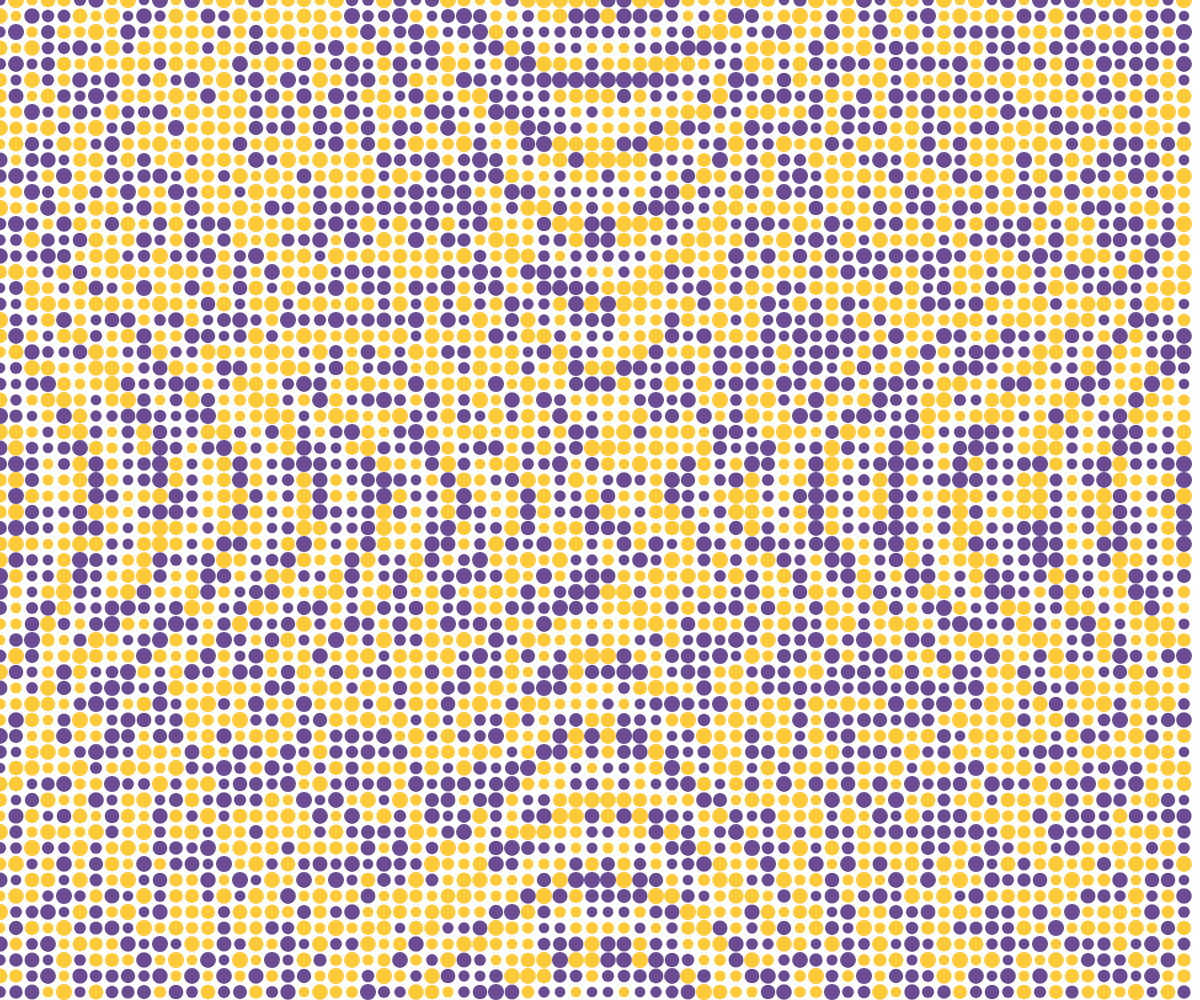
Frame 1 (no input)
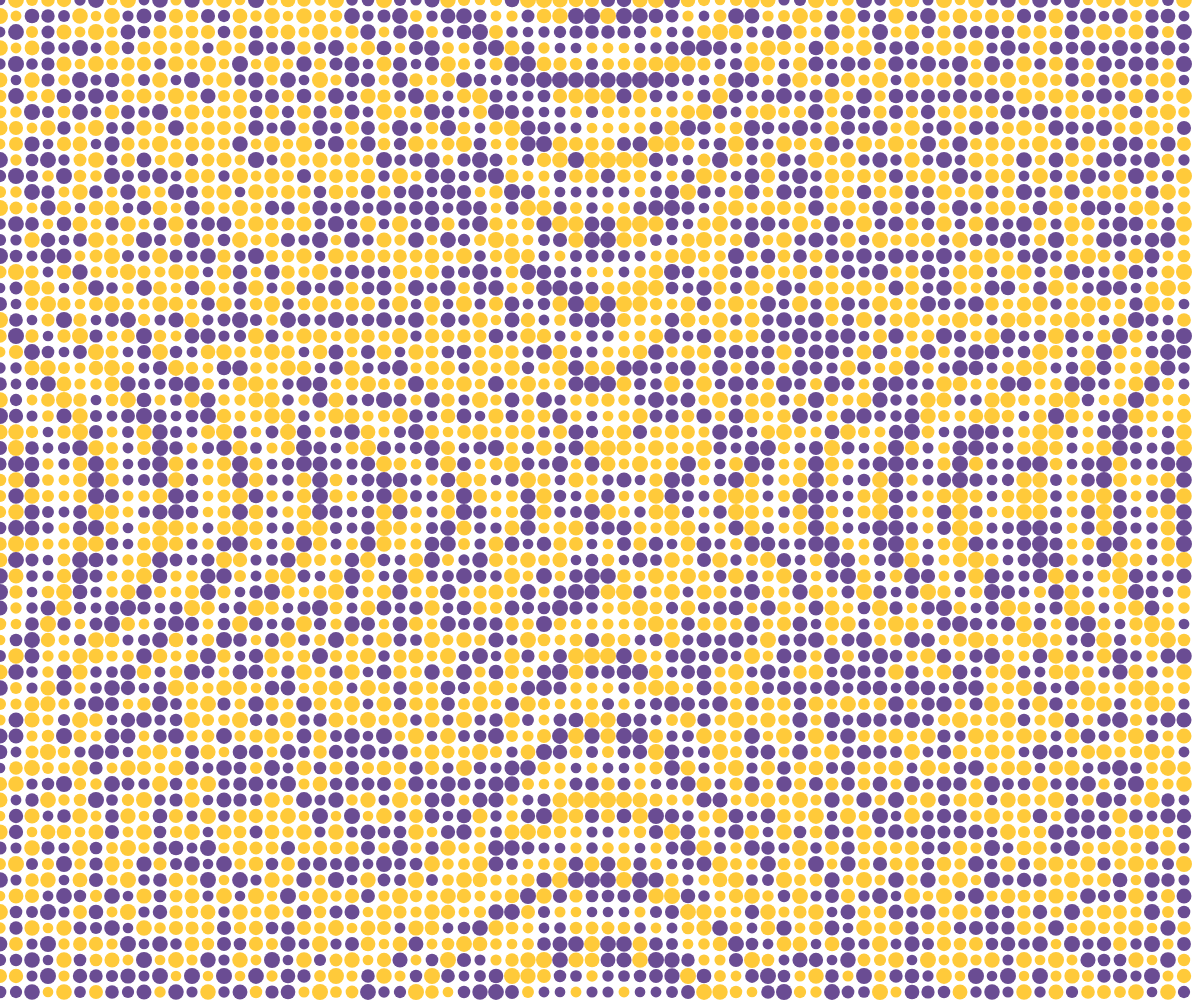
Frame 60 (no input)
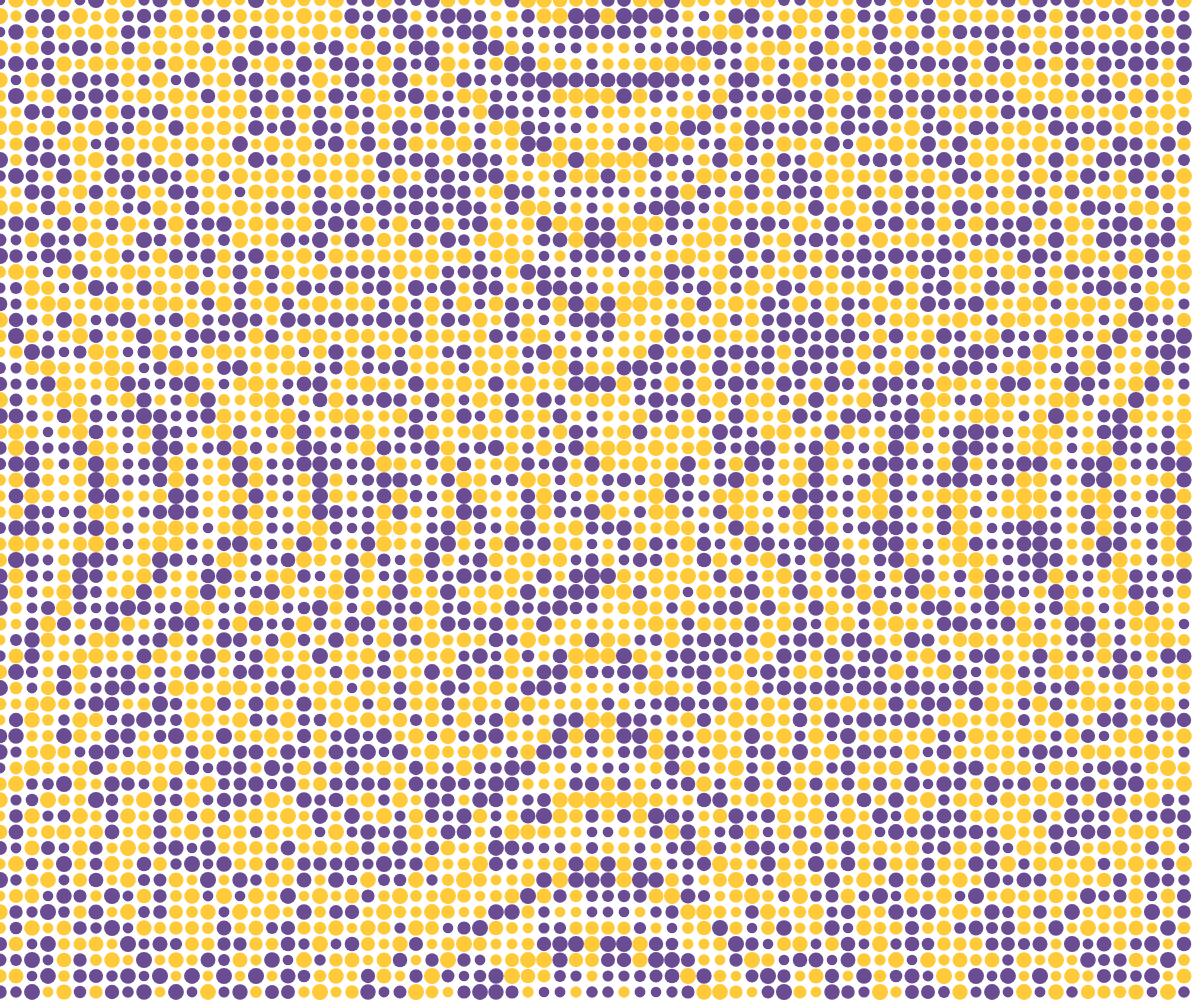
Frame 120 (the mouse pressed at the canvas centre since frame 60)

The p5.js sketch that drew these frames (run headless with seeded random() and noise() and a simulated clock; from frame 60 on, the mouse is pressed at the canvas centre):

// p5.js sketch
// ── sketch.js
// grilla
let resolution = 16,
    columns,
    rows;
colors = [];
// animacion
let maxDistance,
    animModifier = 0.0,
    modifierIncrement = 0.1,
    offsetSize = -40,
    offsetRate = 200,
    maxGap = -5,
    maxSize = 1;

function setup() {
    createCanvas(windowWidth, windowHeight);

    columns = ceil(windowWidth / resolution);
    rows = ceil(windowHeight / resolution);

    colors = make2DArray(columns, rows);
    for (let i = 0; i < columns; i++) {
        for (let j = 0; j < rows; j++) {
            let c = floor(random(2));
            c === 1 ? (colors[i][j] = "#6a4c93") : (colors[i][j] = "#ffca3a");
        }
    }

    maxDistance = dist(
        windowWidth / 2,
        windowHeight / 2,
        windowWidth,
        windowHeight
    );

    frameRate(30);
    noStroke();

    ellipseMode(CENTER);
}

function make2DArray(c, r) {
    let newArray = new Array(c);

    for (let i = 0; i < newArray.length; i++) {
        newArray[i] = new Array(r);
    }
    return newArray;
}

function windowResized() {
    resizeCanvas(windowWidth, windowHeight);
}

function draw() {
    background(255);

    animModifier += modifierIncrement;

    // dibujar circulos
    for (let i = 0; i < columns; i++) {
        for (let j = 0; j < rows; j++) {
            push();
            let x = i * resolution,
                y = j * resolution;

            // distancia desde el centro
            let distance = dist(x, y, windowWidth / 2, windowHeight / 2),
                // offset para animacion basado en la distancia
                offset = map(distance, 0, maxDistance, offsetSize, offsetRate),
                sizeMod = map(
                    sin(animModifier + offset),
                    maxGap,
                    maxSize,
                    0,
                    resolution
                );

            fill(colors[i][j]);
            ellipse(x, y, sizeMod, sizeMod);
            pop();
        }
    }
}
